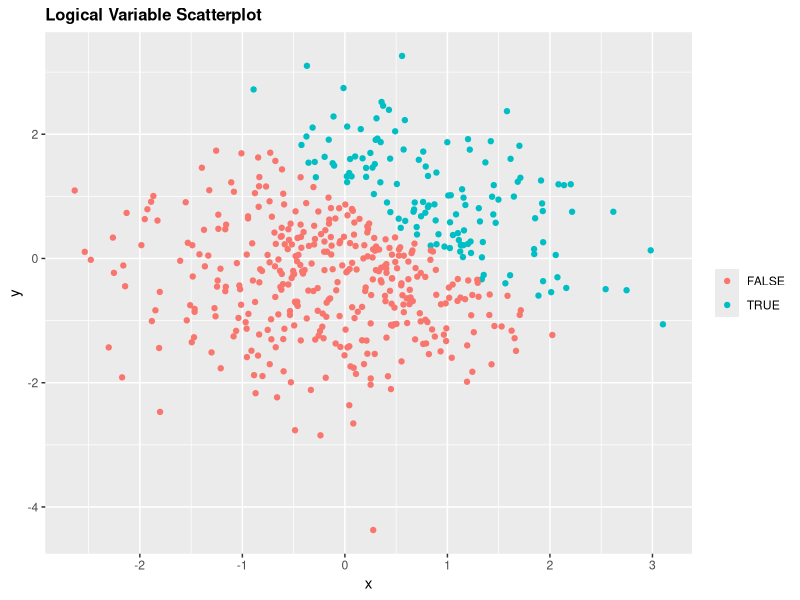
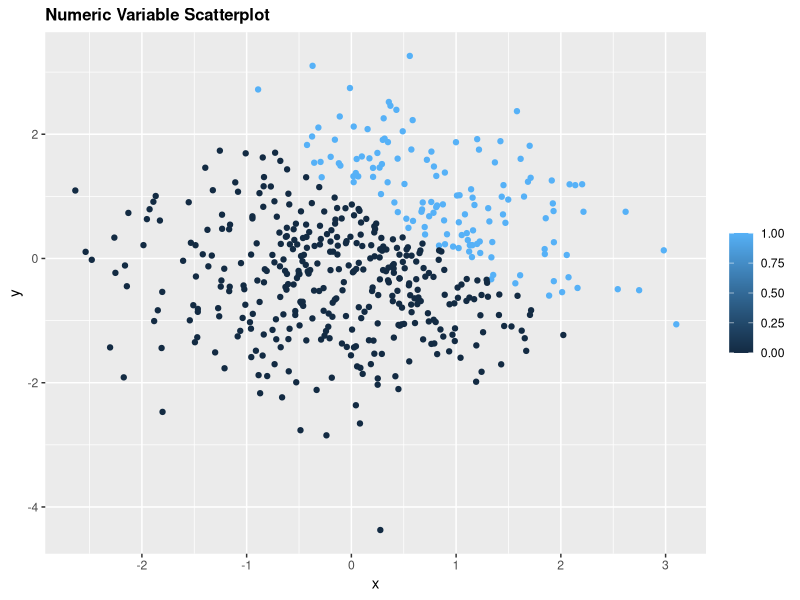
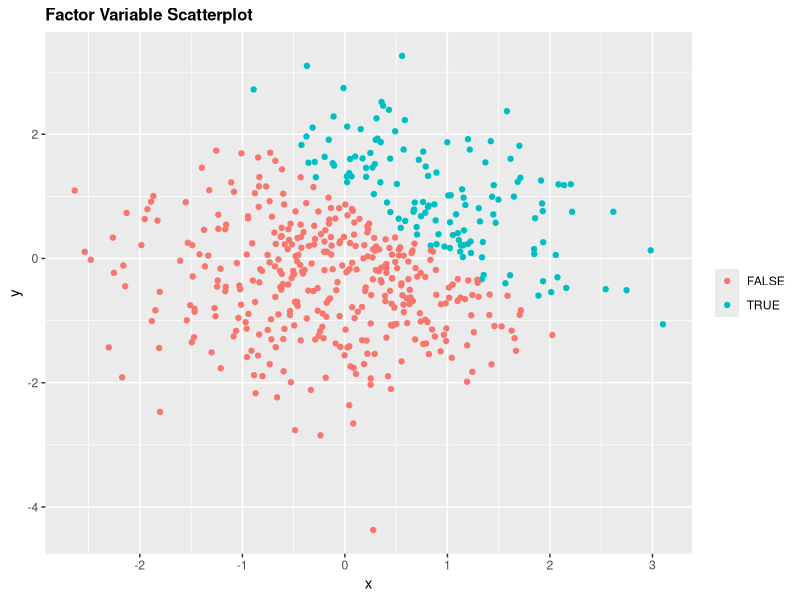
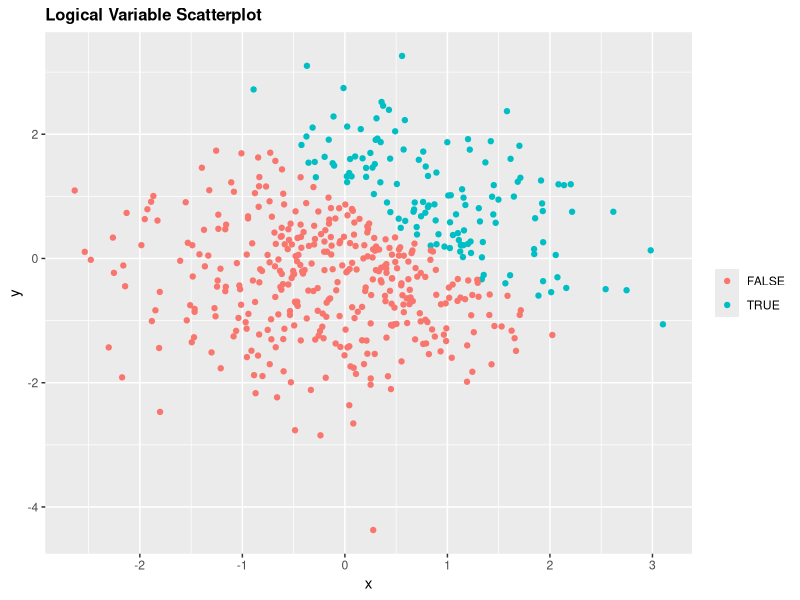

Source code (R) for these figures, in order:
## ---- chunk 1
library(tidyverse)
library(ggplot2)
## ---- chunk 2

#Data frame
df_1 = tibble(
  random_samp = rnorm(8),
  log_vec = random_samp > 0,
  char_vec = as.character("a","b","c","d","e","f","g","h"),
  fac_vec = factor(c("jazz","rock","blues","jazz","jazz","rock","blues","rock"))
)

#Take the mean of each variable
mean_random_samp = mean(pull(df_1, random_samp))
mean_log_vec = mean(pull(df_1, log_vec))
mean_char_vec = mean(pull(df_1, char_vec))
mean_fac_vec = mean(pull(df_1, fac_vec))

## ---- chunk 3

as.numeric(pull(df_1, log_vec)) * pull(df_1, random_samp)
as.factor(pull(df_1, log_vec)) * pull(df_1, random_samp)
as.numeric(as.factor(pull(df_1, log_vec))) * pull(df_1, random_samp)
## ---- chunk 4
#Data frame
df_2 = tibble(
  x = rnorm(500),
  y = rnorm(500),
  log_vec_2 = x + y > 1,
  num_vec_2 = as.numeric(log_vec_2),
  fac_vec_2 = as.factor(log_vec_2)
)

#mean, median and standard deviation of x
mean_x = mean(pull(df_2, x))
median_x = median(pull(df_2, x))
sd_x = sd(pull(df_2, x))

#Proportion of cases for which x+y>1
prop_case = mean(pull(df_2, log_vec_2))

## ---- chunk 5
ggplot(df_2, aes(x = x, y = y, color = log_vec_2)) +
  geom_point() +
  xlab("x") +
  ylab("y") +
  labs(title = "Logical Variable Scatterplot") +
  theme(legend.position = "right", legend.title = element_blank(),
        plot.title = element_text(color = "black", size = 12, face = "bold"))

ggsave("plot_one.png", width = 4, height = 4)
## ---- chunk 6

ggplot(df_2, aes(x = x, y = y, color = num_vec_2)) +
  geom_point() +
  xlab("x") +
  ylab("y") +
  labs(title = "Numeric Variable Scatterplot") +
  theme(legend.position = "right", legend.title = element_blank(), 
        plot.title = element_text(color = "black", size = 12, face = "bold"))
## ---- chunk 7
ggplot(df_2, aes(x = x, y = y, color = fac_vec_2)) +
  geom_point() +
  xlab("x") +
  ylab("y") +
  labs(title = "Factor Variable Scatterplot") +
  theme(legend.position = "right", legend.title = element_blank(),
        plot.title = element_text(color = "black", size = 12, face = "bold"))
